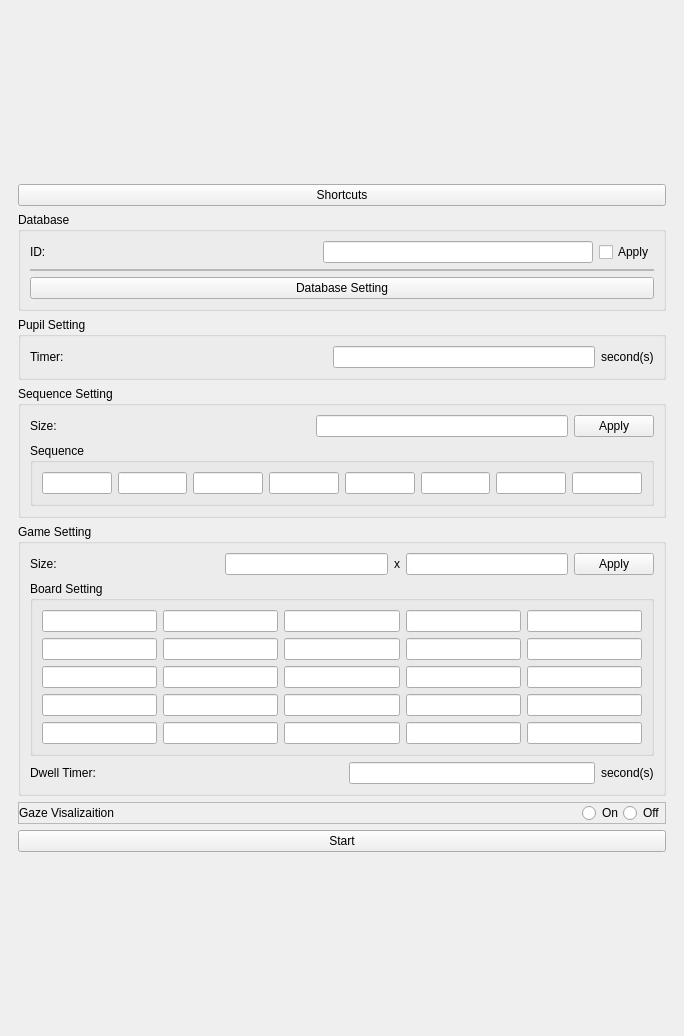
<?xml version="1.0" encoding="UTF-8"?>
<ui version="4.0">
 <class>MainWindow</class>
 <widget class="QMainWindow" name="MainWindow">
  <property name="geometry">
   <rect>
    <x>0</x>
    <y>0</y>
    <width>684</width>
    <height>1036</height>
   </rect>
  </property>
  <property name="sizePolicy">
   <sizepolicy hsizetype="Preferred" vsizetype="Preferred">
    <horstretch>0</horstretch>
    <verstretch>0</verstretch>
   </sizepolicy>
  </property>
  <property name="windowTitle">
   <string>GazeGame</string>
  </property>
  <widget class="QWidget" name="centralwidget">
   <property name="sizePolicy">
    <sizepolicy hsizetype="Preferred" vsizetype="Preferred">
     <horstretch>0</horstretch>
     <verstretch>0</verstretch>
    </sizepolicy>
   </property>
   <layout class="QHBoxLayout" name="horizontalLayout_2">
    <item>
     <widget class="QStackedWidget" name="stack">
      <property name="sizePolicy">
       <sizepolicy hsizetype="Preferred" vsizetype="Fixed">
        <horstretch>0</horstretch>
        <verstretch>0</verstretch>
       </sizepolicy>
      </property>
      <property name="currentIndex">
       <number>0</number>
      </property>
      <widget class="QWidget" name="page_main">
       <layout class="QVBoxLayout" name="verticalLayout">
        <item>
         <widget class="QPushButton" name="pushButton_shortcuts">
          <property name="text">
           <string>Shortcuts</string>
          </property>
         </widget>
        </item>
        <item>
         <widget class="QGroupBox" name="box_database">
          <property name="sizePolicy">
           <sizepolicy hsizetype="Preferred" vsizetype="Fixed">
            <horstretch>0</horstretch>
            <verstretch>0</verstretch>
           </sizepolicy>
          </property>
          <property name="title">
           <string>Database</string>
          </property>
          <layout class="QGridLayout" name="gridLayout_13">
           <item row="0" column="0">
            <layout class="QHBoxLayout" name="horizontalLayout_8">
             <item>
              <widget class="QLabel" name="label_dbid">
               <property name="text">
                <string>ID:</string>
               </property>
              </widget>
             </item>
             <item>
              <spacer name="horizontalSpacer_5">
               <property name="orientation">
                <enum>Qt::Horizontal</enum>
               </property>
               <property name="sizeHint" stdset="0">
                <size>
                 <width>40</width>
                 <height>20</height>
                </size>
               </property>
              </spacer>
             </item>
             <item>
              <widget class="QLineEdit" name="lineEdit_dbid"/>
             </item>
             <item>
              <widget class="QCheckBox" name="checkBox_dbid">
               <property name="text">
                <string>Apply</string>
               </property>
              </widget>
             </item>
            </layout>
           </item>
           <item row="1" column="0">
            <widget class="QFrame" name="frame_box">
             <property name="sizePolicy">
              <sizepolicy hsizetype="Preferred" vsizetype="Fixed">
               <horstretch>0</horstretch>
               <verstretch>0</verstretch>
              </sizepolicy>
             </property>
             <property name="minimumSize">
              <size>
               <width>0</width>
               <height>0</height>
              </size>
             </property>
             <property name="frameShape">
              <enum>QFrame::StyledPanel</enum>
             </property>
             <property name="frameShadow">
              <enum>QFrame::Raised</enum>
             </property>
             <layout class="QGridLayout" name="gridLayout_12">
              <property name="leftMargin">
               <number>0</number>
              </property>
              <property name="topMargin">
               <number>0</number>
              </property>
              <property name="rightMargin">
               <number>0</number>
              </property>
              <property name="bottomMargin">
               <number>0</number>
              </property>
              <property name="spacing">
               <number>0</number>
              </property>
             </layout>
            </widget>
           </item>
           <item row="2" column="0">
            <widget class="QPushButton" name="pushButton_dbsetting">
             <property name="text">
              <string>Database Setting</string>
             </property>
            </widget>
           </item>
          </layout>
         </widget>
        </item>
        <item>
         <widget class="QGroupBox" name="box_pupil">
          <property name="title">
           <string>Pupil Setting</string>
          </property>
          <layout class="QHBoxLayout" name="horizontalLayout_3">
           <item>
            <widget class="QLabel" name="label_pupiltimer">
             <property name="text">
              <string>Timer:</string>
             </property>
            </widget>
           </item>
           <item>
            <spacer name="horizontalSpacer">
             <property name="orientation">
              <enum>Qt::Horizontal</enum>
             </property>
             <property name="sizeHint" stdset="0">
              <size>
               <width>40</width>
               <height>20</height>
              </size>
             </property>
            </spacer>
           </item>
           <item>
            <widget class="QLineEdit" name="lineEdit_pupiltimer"/>
           </item>
           <item>
            <widget class="QLabel" name="label_pupilunit">
             <property name="text">
              <string>second(s)</string>
             </property>
            </widget>
           </item>
          </layout>
         </widget>
        </item>
        <item>
         <widget class="QGroupBox" name="box_sequence">
          <property name="title">
           <string>Sequence Setting</string>
          </property>
          <layout class="QVBoxLayout" name="verticalLayout_3">
           <item>
            <layout class="QHBoxLayout" name="horizontalLayout_6">
             <item>
              <widget class="QLabel" name="label_seqsize">
               <property name="text">
                <string>Size:</string>
               </property>
              </widget>
             </item>
             <item>
              <spacer name="horizontalSpacer_4">
               <property name="orientation">
                <enum>Qt::Horizontal</enum>
               </property>
               <property name="sizeHint" stdset="0">
                <size>
                 <width>40</width>
                 <height>20</height>
                </size>
               </property>
              </spacer>
             </item>
             <item>
              <widget class="QLineEdit" name="lineEdit_seqsize"/>
             </item>
             <item>
              <widget class="QPushButton" name="pushButton_seqsize">
               <property name="text">
                <string>Apply</string>
               </property>
              </widget>
             </item>
            </layout>
           </item>
           <item>
            <widget class="QGroupBox" name="box_detailed">
             <property name="title">
              <string>Sequence</string>
             </property>
             <layout class="QVBoxLayout" name="verticalLayout_4">
              <item>
               <layout class="QHBoxLayout" name="horizontalLayout_7">
                <item>
                 <widget class="QLineEdit" name="lineEdit_seq0"/>
                </item>
                <item>
                 <widget class="QLineEdit" name="lineEdit_seq1"/>
                </item>
                <item>
                 <widget class="QLineEdit" name="lineEdit_seq2"/>
                </item>
                <item>
                 <widget class="QLineEdit" name="lineEdit_seq3"/>
                </item>
                <item>
                 <widget class="QLineEdit" name="lineEdit_seq4"/>
                </item>
                <item>
                 <widget class="QLineEdit" name="lineEdit_seq5"/>
                </item>
                <item>
                 <widget class="QLineEdit" name="lineEdit_seq6"/>
                </item>
                <item>
                 <widget class="QLineEdit" name="lineEdit_seq7"/>
                </item>
               </layout>
              </item>
             </layout>
            </widget>
           </item>
          </layout>
         </widget>
        </item>
        <item>
         <widget class="QGroupBox" name="box_game">
          <property name="title">
           <string>Game Setting</string>
          </property>
          <layout class="QVBoxLayout" name="verticalLayout_2">
           <item>
            <layout class="QHBoxLayout" name="horizontalLayout_4">
             <item>
              <widget class="QLabel" name="label_boardsize">
               <property name="text">
                <string>Size:</string>
               </property>
              </widget>
             </item>
             <item>
              <spacer name="horizontalSpacer_2">
               <property name="orientation">
                <enum>Qt::Horizontal</enum>
               </property>
               <property name="sizeHint" stdset="0">
                <size>
                 <width>40</width>
                 <height>20</height>
                </size>
               </property>
              </spacer>
             </item>
             <item>
              <widget class="QLineEdit" name="lineEdit_boardsizen"/>
             </item>
             <item>
              <widget class="QLabel" name="label_5">
               <property name="text">
                <string>x</string>
               </property>
               <property name="alignment">
                <set>Qt::AlignCenter</set>
               </property>
              </widget>
             </item>
             <item>
              <widget class="QLineEdit" name="lineEdit_boardsizem"/>
             </item>
             <item>
              <widget class="QPushButton" name="pushButton_boardsize">
               <property name="text">
                <string>Apply</string>
               </property>
              </widget>
             </item>
            </layout>
           </item>
           <item>
            <widget class="QGroupBox" name="box_board">
             <property name="title">
              <string>Board Setting</string>
             </property>
             <layout class="QGridLayout" name="gridLayout_15">
              <item row="1" column="2">
               <widget class="QLineEdit" name="lineEdit_board02"/>
              </item>
              <item row="1" column="4">
               <widget class="QLineEdit" name="lineEdit_board04"/>
              </item>
              <item row="1" column="3">
               <widget class="QLineEdit" name="lineEdit_board03"/>
              </item>
              <item row="1" column="1">
               <widget class="QLineEdit" name="lineEdit_board01"/>
              </item>
              <item row="1" column="0">
               <widget class="QLineEdit" name="lineEdit_board00"/>
              </item>
              <item row="2" column="0">
               <widget class="QLineEdit" name="lineEdit_board10"/>
              </item>
              <item row="2" column="1">
               <widget class="QLineEdit" name="lineEdit_board11"/>
              </item>
              <item row="3" column="4">
               <widget class="QLineEdit" name="lineEdit_board24"/>
              </item>
              <item row="2" column="4">
               <widget class="QLineEdit" name="lineEdit_board14"/>
              </item>
              <item row="3" column="1">
               <widget class="QLineEdit" name="lineEdit_board21"/>
              </item>
              <item row="3" column="3">
               <widget class="QLineEdit" name="lineEdit_board23"/>
              </item>
              <item row="3" column="0">
               <widget class="QLineEdit" name="lineEdit_board20"/>
              </item>
              <item row="3" column="2">
               <widget class="QLineEdit" name="lineEdit_board22"/>
              </item>
              <item row="4" column="1">
               <widget class="QLineEdit" name="lineEdit_board31"/>
              </item>
              <item row="4" column="2">
               <widget class="QLineEdit" name="lineEdit_board32"/>
              </item>
              <item row="4" column="0">
               <widget class="QLineEdit" name="lineEdit_board30"/>
              </item>
              <item row="4" column="3">
               <widget class="QLineEdit" name="lineEdit_board33"/>
              </item>
              <item row="4" column="4">
               <widget class="QLineEdit" name="lineEdit_board34"/>
              </item>
              <item row="2" column="3">
               <widget class="QLineEdit" name="lineEdit_board13"/>
              </item>
              <item row="2" column="2">
               <widget class="QLineEdit" name="lineEdit_board12"/>
              </item>
              <item row="5" column="0">
               <widget class="QLineEdit" name="lineEdit_board40"/>
              </item>
              <item row="5" column="1">
               <widget class="QLineEdit" name="lineEdit_board41"/>
              </item>
              <item row="5" column="2">
               <widget class="QLineEdit" name="lineEdit_board42"/>
              </item>
              <item row="5" column="3">
               <widget class="QLineEdit" name="lineEdit_board43"/>
              </item>
              <item row="5" column="4">
               <widget class="QLineEdit" name="lineEdit_board44"/>
              </item>
             </layout>
            </widget>
           </item>
           <item>
            <layout class="QHBoxLayout" name="horizontalLayout_5">
             <item>
              <widget class="QLabel" name="label_dwell">
               <property name="text">
                <string>Dwell Timer:</string>
               </property>
              </widget>
             </item>
             <item>
              <spacer name="horizontalSpacer_3">
               <property name="orientation">
                <enum>Qt::Horizontal</enum>
               </property>
               <property name="sizeHint" stdset="0">
                <size>
                 <width>40</width>
                 <height>20</height>
                </size>
               </property>
              </spacer>
             </item>
             <item>
              <widget class="QLineEdit" name="lineEdit_dwell"/>
             </item>
             <item>
              <widget class="QLabel" name="label_dwellunit">
               <property name="text">
                <string>second(s)</string>
               </property>
              </widget>
             </item>
            </layout>
           </item>
          </layout>
         </widget>
        </item>
        <item>
         <widget class="QFrame" name="frame_bubble">
          <property name="sizePolicy">
           <sizepolicy hsizetype="Preferred" vsizetype="Fixed">
            <horstretch>0</horstretch>
            <verstretch>0</verstretch>
           </sizepolicy>
          </property>
          <property name="frameShape">
           <enum>QFrame::StyledPanel</enum>
          </property>
          <property name="frameShadow">
           <enum>QFrame::Raised</enum>
          </property>
          <layout class="QGridLayout" name="gridLayout_7">
           <property name="leftMargin">
            <number>0</number>
           </property>
           <property name="topMargin">
            <number>0</number>
           </property>
           <property name="rightMargin">
            <number>0</number>
           </property>
           <property name="bottomMargin">
            <number>0</number>
           </property>
           <property name="spacing">
            <number>0</number>
           </property>
           <item row="0" column="0">
            <layout class="QHBoxLayout" name="hLayout_bubble">
             <item>
              <widget class="QLabel" name="label_bubble">
               <property name="text">
                <string>Gaze Visalizaition</string>
               </property>
              </widget>
             </item>
             <item>
              <spacer name="horizontalSpacer_6">
               <property name="orientation">
                <enum>Qt::Horizontal</enum>
               </property>
               <property name="sizeHint" stdset="0">
                <size>
                 <width>40</width>
                 <height>20</height>
                </size>
               </property>
              </spacer>
             </item>
             <item>
              <widget class="QRadioButton" name="radioButton_on">
               <property name="text">
                <string>On</string>
               </property>
              </widget>
             </item>
             <item>
              <widget class="QRadioButton" name="radioButton_off">
               <property name="text">
                <string>Off</string>
               </property>
              </widget>
             </item>
            </layout>
           </item>
          </layout>
         </widget>
        </item>
        <item>
         <widget class="QPushButton" name="pushButton_start">
          <property name="text">
           <string>Start</string>
          </property>
         </widget>
        </item>
       </layout>
      </widget>
      <widget class="QWidget" name="page_database">
       <layout class="QGridLayout" name="gridLayout_2">
        <item row="0" column="0">
         <widget class="QGroupBox" name="box_setting">
          <property name="title">
           <string>Database Setting</string>
          </property>
          <layout class="QGridLayout" name="gridLayout_6">
           <item row="0" column="0">
            <widget class="QTableWidget" name="table">
             <property name="frameShadow">
              <enum>QFrame::Sunken</enum>
             </property>
             <property name="sizeAdjustPolicy">
              <enum>QAbstractScrollArea::AdjustToContents</enum>
             </property>
             <property name="showGrid">
              <bool>true</bool>
             </property>
             <property name="gridStyle">
              <enum>Qt::SolidLine</enum>
             </property>
             <property name="sortingEnabled">
              <bool>false</bool>
             </property>
             <property name="wordWrap">
              <bool>true</bool>
             </property>
             <property name="cornerButtonEnabled">
              <bool>true</bool>
             </property>
             <row>
              <property name="text">
               <string>Host</string>
              </property>
             </row>
             <row>
              <property name="text">
               <string>USER</string>
              </property>
             </row>
             <row>
              <property name="text">
               <string>PASSWORD</string>
              </property>
             </row>
             <row>
              <property name="text">
               <string>DB_NAME</string>
              </property>
             </row>
             <row>
              <property name="text">
               <string>CHARSET</string>
              </property>
             </row>
             <row>
              <property name="text">
               <string>TABLE</string>
              </property>
             </row>
             <column>
              <property name="text">
               <string>Setting</string>
              </property>
             </column>
            </widget>
           </item>
           <item row="1" column="0">
            <layout class="QHBoxLayout" name="hLayout_setting">
             <item>
              <widget class="QPushButton" name="pushButton_cancel">
               <property name="text">
                <string>CANCEL</string>
               </property>
              </widget>
             </item>
             <item>
              <widget class="QPushButton" name="pushButton_apply">
               <property name="text">
                <string>Apply</string>
               </property>
              </widget>
             </item>
            </layout>
           </item>
           <item row="2" column="0">
            <spacer name="vSpacer_setting">
             <property name="orientation">
              <enum>Qt::Vertical</enum>
             </property>
             <property name="sizeHint" stdset="0">
              <size>
               <width>20</width>
               <height>40</height>
              </size>
             </property>
            </spacer>
           </item>
          </layout>
         </widget>
        </item>
       </layout>
      </widget>
      <widget class="QWidget" name="page_shortcuts">
       <layout class="QGridLayout" name="gridLayout_4">
        <item row="0" column="0">
         <widget class="QGroupBox" name="box_shortcuts">
          <property name="title">
           <string>Shortcuts</string>
          </property>
          <layout class="QGridLayout" name="gridLayout_5">
           <item row="0" column="0">
            <layout class="QVBoxLayout" name="vLayout_shortcuts">
             <item>
              <layout class="QHBoxLayout" name="hLayout_shortcut1">
               <property name="leftMargin">
                <number>10</number>
               </property>
               <property name="rightMargin">
                <number>10</number>
               </property>
               <item>
                <widget class="QLabel" name="label_shortcut1Name">
                 <property name="text">
                  <string>Gaze Visualization
(On/Off)</string>
                 </property>
                 <property name="alignment">
                  <set>Qt::AlignCenter</set>
                 </property>
                </widget>
               </item>
               <item>
                <spacer name="hSpacer_shortcut1">
                 <property name="orientation">
                  <enum>Qt::Horizontal</enum>
                 </property>
                 <property name="sizeHint" stdset="0">
                  <size>
                   <width>40</width>
                   <height>20</height>
                  </size>
                 </property>
                </spacer>
               </item>
               <item>
                <widget class="QLabel" name="label_shortcut1">
                 <property name="text">
                  <string>1</string>
                 </property>
                </widget>
               </item>
              </layout>
             </item>
             <item>
              <layout class="QHBoxLayout" name="hLayout_shortcut2">
               <property name="leftMargin">
                <number>10</number>
               </property>
               <property name="rightMargin">
                <number>10</number>
               </property>
               <item>
                <widget class="QLabel" name="label_shortcut2Name">
                 <property name="text">
                  <string>Gaze Tracking
(Start/End)</string>
                 </property>
                 <property name="alignment">
                  <set>Qt::AlignCenter</set>
                 </property>
                </widget>
               </item>
               <item>
                <spacer name="hSpacer_shortcut2">
                 <property name="orientation">
                  <enum>Qt::Horizontal</enum>
                 </property>
                 <property name="sizeHint" stdset="0">
                  <size>
                   <width>40</width>
                   <height>20</height>
                  </size>
                 </property>
                </spacer>
               </item>
               <item>
                <widget class="QLabel" name="label_shortcut2">
                 <property name="text">
                  <string>2</string>
                 </property>
                </widget>
               </item>
              </layout>
             </item>
             <item>
              <widget class="QPushButton" name="pushButton_ok">
               <property name="text">
                <string>OK</string>
               </property>
              </widget>
             </item>
             <item>
              <spacer name="vSpacer_shortcuts">
               <property name="orientation">
                <enum>Qt::Vertical</enum>
               </property>
               <property name="sizeHint" stdset="0">
                <size>
                 <width>20</width>
                 <height>40</height>
                </size>
               </property>
              </spacer>
             </item>
            </layout>
           </item>
          </layout>
         </widget>
        </item>
       </layout>
      </widget>
     </widget>
    </item>
   </layout>
  </widget>
 </widget>
 <resources>
  <include location="../../../../../../Desktop/gaze tracker/ui/icon.qrc"/>
 </resources>
 <connections/>
</ui>
